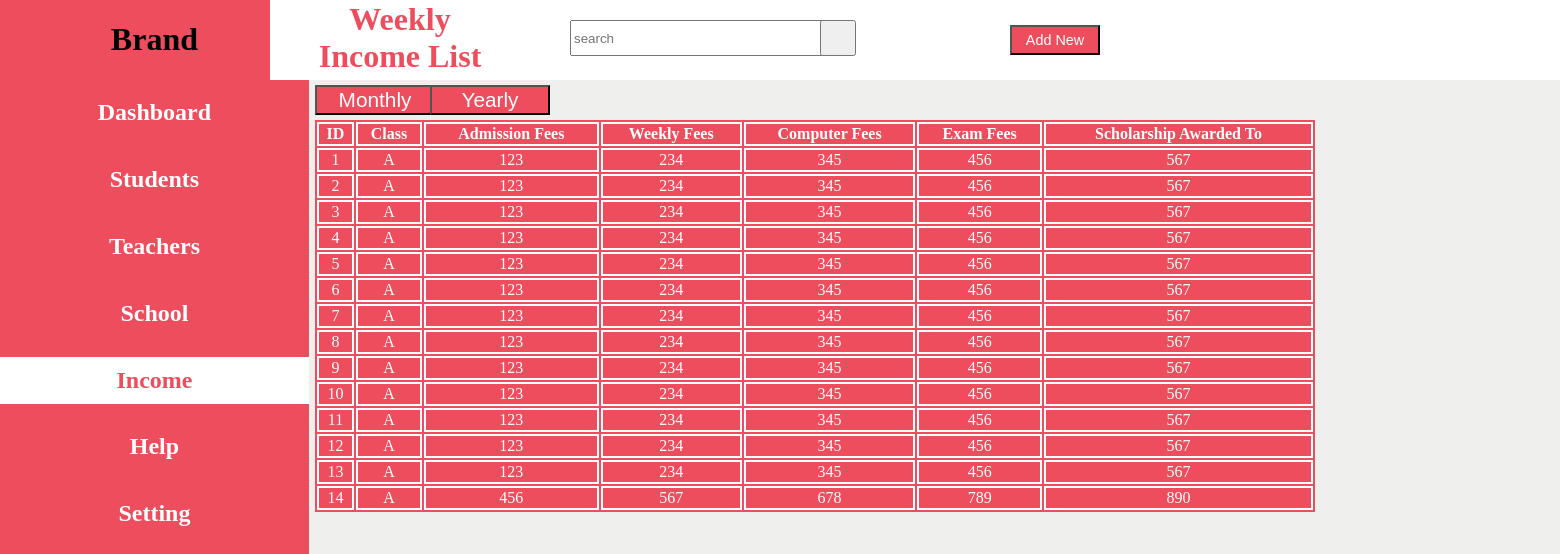
Page /lms_app/weekly_income_retrieve/ on the committed database.
### lms_app/models.py (models this page shows)
class Weekly_Income_Table(models.Model):
    classroom = models.CharField(max_length=255)
    admissionfees = models.IntegerField()
    weeklyfess = models.IntegerField()
    computerfees = models.IntegerField()
    examfees = models.IntegerField()
    scholarshipawardedto = models.CharField(max_length=255)

### lms_app/views.py (the view)
# urls.py: path('weekly_income_retrieve/', views.weekly_income_retrieve, name="weekly_income_retrieve"),
def weekly_income_retrieve(request):
    data = Weekly_Income_Table.objects.raw("select * from lms_app_weekly_income_table")
    return render(request, 'income.html',{"weekly": data})

### lms_app/templates/income.html (shortened to what this page needs)
<!DOCTYPE html>
{% load static %}
<html lang="en">
<head>
    <link rel="stylesheet" href="{% static 'style.css' %}">
    <link href='https://unpkg.com/css.gg@2.0.0/icons/css/search.css' rel='stylesheet'>
    <link href='https://unpkg.com/css.gg@2.0.0/icons/css/profile.css' rel='stylesheet'>
    <link href='https://unpkg.com/css.gg@2.0.0/icons/css/bell.css' rel='stylesheet'>
    <link href='https://unpkg.com/css.gg@2.0.0/icons/css/readme.css' rel='stylesheet'>
    <link href='https://unpkg.com/css.gg@2.0.0/icons/css/read.css' rel='stylesheet'>
    <link href='https://unpkg.com/css.gg@2.0.0/icons/css/home-alt.css' rel='stylesheet'>
    <link href='https://unpkg.com/css.gg@2.0.0/icons/css/insights.css' rel='stylesheet'>
    <link href='https://unpkg.com/css.gg@2.0.0/icons/css/danger.css' rel='stylesheet'>
    <link href='https://unpkg.com/css.gg@2.0.0/icons/css/ghost.css' rel='stylesheet'>
</head>
<body style="background-color: #efefee;">
    <div class="nevbar" style="background-color: #ed4d5d;">
        <h1>Brand</h1>
        <div  class="nev1"><a href="{% url 'dashboard' %}"><h2>Dashboard</h2></a></div>
        <div class="nev1"><a href="{% url 'student' %}"><h2>Students</h2></a></div>
        <div class="nev1"><a href="{% url 'teacher' %}"><h2>Teachers</h2></a></dv>
        <div class="nev"><a href="{% url 'school' %}"><h2>School</h2></a></div>
        <div class="nev"><a href="{% url 'income' %}"><h2 style="background: white; color: #ed4d5d;">Income</h2></a></div>
        <div class="nev"><a href="{% url 'help' %}"><h2>Help</h2></a></div>
        <div class="nev"><a href="{% url 'setting' %}"><h2>Setting</h2></a></div>
    </div>
    <div class="top">
        <div class="top-search">
            <input class="search" type="text" placeholder="search">
            <button type="submit" class="botton"></button>
        </div>
    </div>
    <h1 style="position: absolute; top: -20px; left: 300px; color: #ed4d5d; width: 200px">Weekly Income List</h1>
    <form action="{% url 'weeklyincometable' %}">
        <input type="submit" value="Add New" style="background: #ed4d5d;color: white;position: absolute; top: 25px;left: 1010px; width: 90px; height: 30px;text-align: center; font-size: 90%">
    </form>
    <form action="{% url 'monthlyincome' %}">
        <input type="submit" value="Monthly" style="background: #ed4d5d;color: white;position: absolute; top: 85px;left: 315px; width: 120px; height: 30px;text-align: center; font-size: 130%">
    </form>
    <form action="{% url 'yearlyincome' %}">
        <input type="submit" value="Yearly" style="background: #ed4d5d;color: white;position: absolute; top: 85px;left: 430px; width: 120px; height: 30px;text-align: center; font-size: 130%">
    </form>
    <table class="table" style="width:1000px; background: #ed4d5d;position: absolute; top: 120px; left:315px">
        <thead>
          <tr>
            <th style="background: #ed4d5d;color: white;border: 2px solid white;" scope="col">ID</th>
            <th style="background: #ed4d5d;color: white;border: 2px solid white;" scope="col">Class</th>
            <th style="background: #ed4d5d;color: white;border: 2px solid white;" scope="col">Admission Fees</th>
            <th style="background: #ed4d5d;color: white;border: 2px solid white;" scope="col">Weekly Fees</th>
            <th style="background: #ed4d5d;color: white;border: 2px solid white;" scope="col">Computer Fees</th>
            <th style="background: #ed4d5d;color: white;border: 2px solid white;" scope="col">Exam Fees</th>
            <th style="background: #ed4d5d;color: white;border: 2px solid white;" scope="col">Scholarship Awarded To</th>
          </tr>
        </thead>
        <form style="position: absolute; top:300px; left: 800px" action="{% url 'weekly_income_retrieve'%}">
            {% for i in weekly %}
                <tbody>
                    <tr>
                        <td style="background: #ed4d5d;color: white;border: 2px solid white;">{{ i.id }}</td>
                        <td style="background: #ed4d5d;color: white;border: 2px solid white;">{{ i.classroom }}</td>
                        <td style="background: #ed4d5d;color: white;border: 2px solid white;">{{ i.admissionfees }}</td>
                        <td style="background: #ed4d5d;color: white;border: 2px solid white;">{{ i.weeklyfess }}</td>
                        <td style="background: #ed4d5d;color: white;border: 2px solid white;">{{ i.computerfees }}</td>
                        <td style="background: #ed4d5d;color: white;border: 2px solid white;">{{ i.examfees }}</td>
                        <td style="background: #ed4d5d;color: white;border: 2px solid white;">{{ i.scholarshipawardedto }}</td>
                    </tr>
                </tbody>
            {% endfor %}
        </form>
    </table>
    <div class="icons">
        <br><br><br><br>
        <br><br><br>
        <br><br>
        <br><br><br>
        <br><br><br>
    </div>
</body>
</html>

### lms_app/static/style.css (style rules this page uses)
body { overflow-x: hidden; }
.nevbar a { text-decoration: none; list-style-type: none; color: white; position: relative; top: 9px; }
.nevbar { width: 19.8%; height: 100%; position: absolute; top: 0px; left: 0px; text-align: center; }
.top-search { position: absolute; top: 20px; left: 300px; }
.search { height: 30px; width: 260px; }
.top-search .botton { position: absolute; left: 250px; height: 36px; width: 36px; }
.top { width: 1300px; height: 80px; background: white; position: absolute; top: 0px; left: 270px; }
.icons { width: 100px; height: 400px; background: transparent; position: absolute; top: 165px; }
.nev h2 { padding: 10px 0px; position: relative; left: 0px; }
.nev1 h2 { padding: 10px 0px; }

### rows in the picture
Weekly_Income_Table: id "1", classroom "A", admissionfees "123", weeklyfess "234", computerfees "345", examfees "456", scholarshipawardedto "567"
Weekly_Income_Table: id "2", classroom "A", admissionfees "123", weeklyfess "234", computerfees "345", examfees "456", scholarshipawardedto "567"
Weekly_Income_Table: id "3", classroom "A", admissionfees "123", weeklyfess "234", computerfees "345", examfees "456", scholarshipawardedto "567"
Weekly_Income_Table: id "4", classroom "A", admissionfees "123", weeklyfess "234", computerfees "345", examfees "456", scholarshipawardedto "567"
Weekly_Income_Table: id "5", classroom "A", admissionfees "123", weeklyfess "234", computerfees "345", examfees "456", scholarshipawardedto "567"
Weekly_Income_Table: id "6", classroom "A", admissionfees "123", weeklyfess "234", computerfees "345", examfees "456", scholarshipawardedto "567"
Weekly_Income_Table: id "7", classroom "A", admissionfees "123", weeklyfess "234", computerfees "345", examfees "456", scholarshipawardedto "567"
Weekly_Income_Table: id "8", classroom "A", admissionfees "123", weeklyfess "234", computerfees "345", examfees "456", scholarshipawardedto "567"
Weekly_Income_Table: id "9", classroom "A", admissionfees "123", weeklyfess "234", computerfees "345", examfees "456", scholarshipawardedto "567"
Weekly_Income_Table: id "10", classroom "A", admissionfees "123", weeklyfess "234", computerfees "345", examfees "456", scholarshipawardedto "567"
Weekly_Income_Table: id "11", classroom "A", admissionfees "123", weeklyfess "234", computerfees "345", examfees "456", scholarshipawardedto "567"
Weekly_Income_Table: id "12", classroom "A", admissionfees "123", weeklyfess "234", computerfees "345", examfees "456", scholarshipawardedto "567"
Weekly_Income_Table: id "13", classroom "A", admissionfees "123", weeklyfess "234", computerfees "345", examfees "456", scholarshipawardedto "567"
Weekly_Income_Table: id "14", classroom "A", admissionfees "456", weeklyfess "567", computerfees "678", examfees "789", scholarshipawardedto "890"
